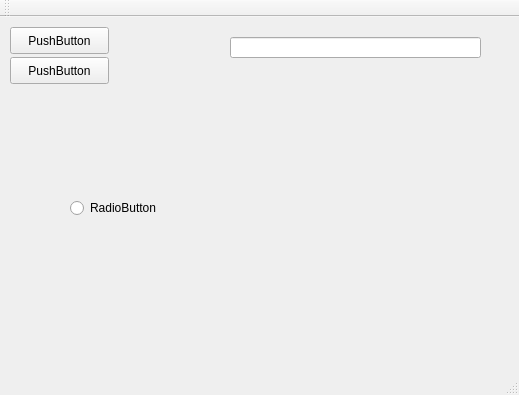
<?xml version="1.0" encoding="UTF-8"?>
<ui version="4.0">
 <class>MainWindow</class>
 <widget class="QMainWindow" name="MainWindow">
  <property name="geometry">
   <rect>
    <x>0</x>
    <y>0</y>
    <width>519</width>
    <height>395</height>
   </rect>
  </property>
  <property name="windowTitle">
   <string>MainWindow</string>
  </property>
  <widget class="QWidget" name="centralWidget">
   <widget class="QRadioButton" name="radioButton">
    <property name="geometry">
     <rect>
      <x>70</x>
      <y>180</y>
      <width>117</width>
      <height>22</height>
     </rect>
    </property>
    <property name="text">
     <string>RadioButton</string>
    </property>
   </widget>
   <widget class="QPushButton" name="pushButton">
    <property name="geometry">
     <rect>
      <x>10</x>
      <y>10</y>
      <width>99</width>
      <height>27</height>
     </rect>
    </property>
    <property name="text">
     <string>PushButton</string>
    </property>
   </widget>
   <widget class="QPushButton" name="pushButton_2">
    <property name="geometry">
     <rect>
      <x>10</x>
      <y>40</y>
      <width>99</width>
      <height>27</height>
     </rect>
    </property>
    <property name="text">
     <string>PushButton</string>
    </property>
   </widget>
   <widget class="QLineEdit" name="txtName">
    <property name="geometry">
     <rect>
      <x>230</x>
      <y>20</y>
      <width>251</width>
      <height>21</height>
     </rect>
    </property>
   </widget>
  </widget>
  <widget class="QMenuBar" name="menuBar">
   <property name="geometry">
    <rect>
     <x>0</x>
     <y>0</y>
     <width>519</width>
     <height>25</height>
    </rect>
   </property>
  </widget>
  <widget class="QToolBar" name="mainToolBar">
   <attribute name="toolBarArea">
    <enum>TopToolBarArea</enum>
   </attribute>
   <attribute name="toolBarBreak">
    <bool>false</bool>
   </attribute>
  </widget>
  <widget class="QStatusBar" name="statusBar"/>
 </widget>
 <layoutdefault spacing="6" margin="11"/>
 <resources/>
 <connections/>
</ui>
